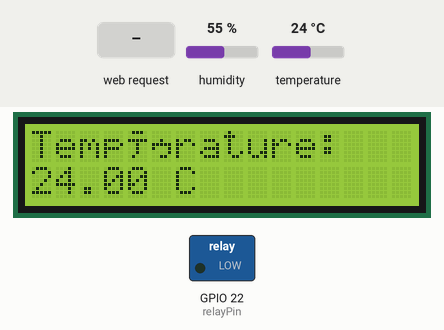
A sketch run on a simulated ESP32. Shown: 16×2 character LCD, switched loads named in the sketch (green lamp = pin HIGH). The inputs (shaded band) are chosen by the test bench; at power-on: temperature 24 °C, humidity 55 %. What the sketch prints to the serial monitor is not drawn.

Above: at 1.2 s.
1.3 s: temperature set to 0 °C
At 4.2 s:
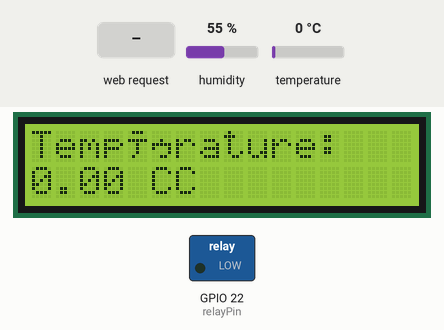
5.2 s: temperature set to 12 °C
At 7.6 s:
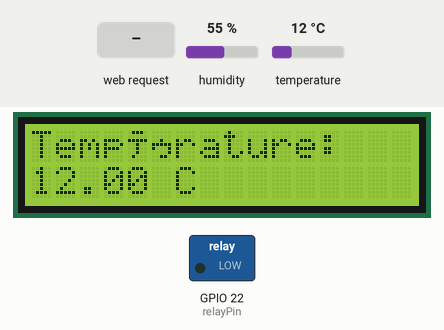
13.0 s: temperature set to 19 °C
At 16.5 s:
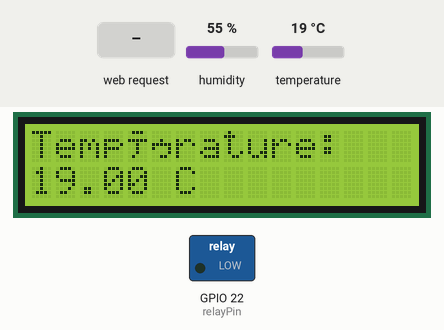
16.9 s: HTTP request GET /on received
At 18.9 s:
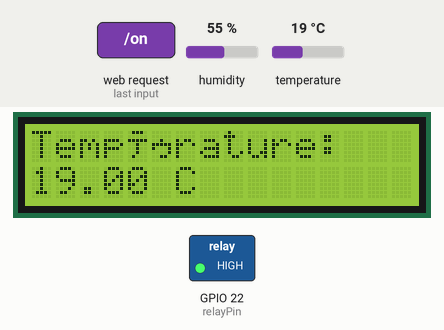
20.8 s: HTTP request GET /off received
At 22.3 s:
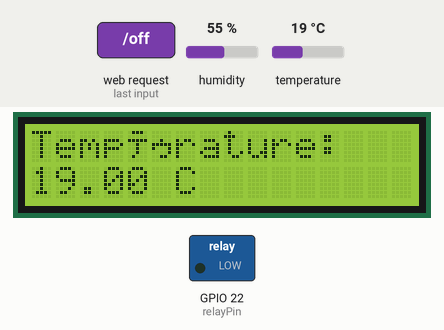
Timing chart, 0 to 23.8 s (numbered marks = the images above; inputs shaded):
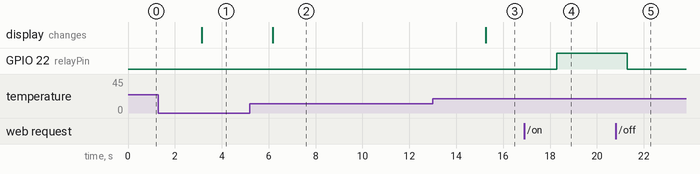

Measured:
- after the input at 1.3 s, the display: changes after 1.8 s (image 1)
- after the input at 5.2 s, the display: changes after 0.98 s (image 2)
- after the input at 13.0 s, the display: changes after 2.3 s (image 3)
- after the input at 16.9 s, GPIO 22 (relayPin): LOW → HIGH after 1.4 s
- after the input at 20.8 s, GPIO 22 (relayPin): HIGH → LOW after 0.50 s

The sketch:

good2.ino
```cpp
#include <WiFi.h>            // Inclure la bibliothèque pour le WiFi
#include <WebServer.h>       // Inclure la bibliothèque pour le serveur web
#include <DHT.h>             // Inclure la bibliothèque pour le capteur DHT11
#include <LiquidCrystal_I2C.h>  // Inclure la bibliothèque pour l'écran LCD I2C

// Définir le nom et le mot de passe du point d'accès WiFi
const char* ssid = "ESP32_Access_Point";  // Nom du réseau WiFi créé par l'ESP32
const char* password = "123456789";      // Mot de passe pour se connecter à ce réseau

WebServer server(80);       // Créer un serveur web sur le port 80

const int relayPin = 22;        // Broche GPIO utilisée pour le relais (peut être ajusté)
const int dhtPin = 4;           // Broche GPIO utilisée pour le DHT11

DHT dht(dhtPin, DHT11);         // Initialiser le capteur DHT11

// Initialisation de l'écran LCD (adresse I2C 0x27, 16 colonnes et 2 lignes)
LiquidCrystal_I2C lcd(0x27, 16, 2);

// Fonction pour gérer la requête de la page principale
void handleRoot() {
  // Lire la température du capteur DHT11
  float temperature = dht.readTemperature();

  if (isnan(temperature)) { // Vérifier si la lecture a échoué
    Serial.println("Erreur de lecture du capteur DHT11.");
    server.send(200, "text/html", "Erreur de lecture du capteur DHT11! <a href='/'>Retour</a>");
    return;
  }

  // Créer la page HTML avec la température actuelle
  String html = R"rawliteral(
    <html>
      <body style="text-align:center;">
        <h1>Controle du relais</h1>
        <p>Température actuelle: )rawliteral" + String(temperature) + R"rawliteral( °C</p>
        <button style="padding: 10px 20px; margin: 10px; font-size: 18px;" onclick="location.href='/on'">Allumer le relais</button>
        <button style="padding: 10px 20px; margin: 10px; font-size: 18px;" onclick="location.href='/off'">Eteindre le relais</button>
      </body>
    </html>
  )rawliteral"; // Utilisation d'un texte brut pour éviter des erreurs de guillemets

  server.send(200, "text/html", html); // Envoie la page HTML
  Serial.println("Page principale envoyée au client");
}

// Fonction appelée lorsque la route "/on" est accédée (allume le relais)
void handleOn() {
  // Lire la température du capteur DHT11
  float temperature = dht.readTemperature();

  if (isnan(temperature)) { // Vérifier si la lecture a échoué
    Serial.println("Erreur de lecture du capteur DHT11.");
    server.send(200, "text/html", "Erreur de lecture du capteur DHT11! <a href='/'>Retour</a>");
    return;
  }

  // Vérifier si la température est supérieure à 18°C et que le relais n'est pas déjà activé
  if (temperature > 18.0) {
    digitalWrite(relayPin, HIGH);  // Ferme le relais (active)
    Serial.println("Relais fermé (activé) à cause de la température.");
    server.send(200, "text/html", "Relais fermé (activé) à cause de la température! <a href='/'>Retour</a>");
  } else {
    server.send(200, "text/html", "Température trop basse pour fermer le relais. <a href='/'>Retour</a>");
  }
}

// Fonction appelée lorsque la route "/off" est accédée (éteint le relais)
void handleOff() {
  digitalWrite(relayPin, LOW);  // Ouvre le relais (désactive)
  Serial.println("Relais ouvert (désactivé) via commande web");
  server.send(200, "text/html", "Relais ouvert (désactivé)! <a href='/'>Retour</a>");
}

// Fonction pour gérer les erreurs 404 (routes non définies)
void handleNotFound() {
  Serial.println("Requête pour une page non trouvée");
  server.send(404, "text/plain", "Erreur 404 : Page non trouvée");
}

void setup() {
  Serial.begin(115200);  // Initialiser la communication série pour les logs
  Serial.println("\nDémarrage de l'ESP32");

  pinMode(relayPin, OUTPUT);      // Configurer la broche GPIO comme sortie pour le relais
  digitalWrite(relayPin, LOW);    // Assurer que le relais est ouvert au démarrage
  Serial.println("Broche GPIO configurée pour le relais");

  // Démarrer le point d'accès WiFi
  if (WiFi.softAP(ssid, password)) {
    Serial.println("Point d'accès WiFi créé avec succès");
    Serial.print("Adresse IP du point d'accès : ");
    Serial.println(WiFi.softAPIP());  // Afficher l'adresse IP du point d'accès
  } else {
    Serial.println("Échec de la création du point d'accès WiFi");
    while (true); // Stoppe le programme si le WiFi ne démarre pas
  }

  // Initialiser le capteur DHT11
  dht.begin();

  // Initialiser l'écran LCD
  lcd.begin(16, 2);  // Initialiser l'écran LCD avec 16 colonnes et 2 lignes
  lcd.backlight();   // Activer le rétroéclairage
  lcd.setCursor(0, 0);  // Positionner le curseur à la première ligne
  lcd.print("Température:");

  // Configurer les routes du serveur
  server.on("/", handleRoot);     // Route pour la page principale
  server.on("/on", handleOn);     // Route pour allumer le relais
  server.on("/off", handleOff);   // Route pour éteindre le relais
  server.onNotFound(handleNotFound); // Gestion des erreurs 404

  server.begin();  // Démarrer le serveur web
  Serial.println("Serveur web démarré");
}

void loop() {
  server.handleClient(); // Gérer les requêtes entrantes

  // Lire la température du capteur DHT11 et afficher sur LCD
  float temperature = dht.readTemperature();
  if (isnan(temperature)) { // Vérifier si la lecture a échoué
    lcd.setCursor(0, 1);
    lcd.print("Erreur lecture");
  } else {
    lcd.setCursor(0, 1);  // Positionner le curseur à la ligne 2
    lcd.print(temperature);  // Afficher la température sur LCD
    lcd.print(" C");
  }

  // Ouvrir le relais automatiquement si la température descend en dessous de 18°C
  if (temperature < 18.0) {
    digitalWrite(relayPin, LOW);  // Ouvre le relais (désactive)
    Serial.println("Relais ouvert (désactivé) car la température est trop basse.");
  }

  delay(3000);  // Attendre 3 secondes avant de lire à nouveau la température
}
```
